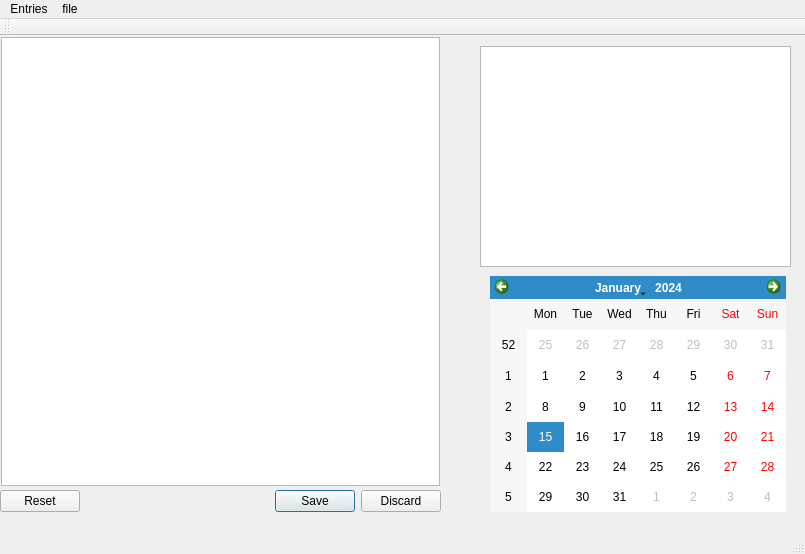
<?xml version="1.0" encoding="UTF-8"?>
<ui version="4.0">
 <class>MainWindow</class>
 <widget class="QMainWindow" name="MainWindow">
  <property name="geometry">
   <rect>
    <x>0</x>
    <y>0</y>
    <width>805</width>
    <height>554</height>
   </rect>
  </property>
  <property name="windowTitle">
   <string>MainWindow</string>
  </property>
  <widget class="QWidget" name="centralWidget">
   <widget class="QStackedWidget" name="stackedWidget">
    <property name="geometry">
     <rect>
      <x>-10</x>
      <y>-10</y>
      <width>461</width>
      <height>471</height>
     </rect>
    </property>
    <property name="currentIndex">
     <number>0</number>
    </property>
    <widget class="QWidget" name="listpage">
     <layout class="QGridLayout" name="gridLayout">
      <item row="0" column="0">
       <widget class="QListWidget" name="listWidget"/>
      </item>
     </layout>
    </widget>
    <widget class="QWidget" name="detailpage">
     <layout class="QGridLayout" name="gridLayout_3">
      <item row="7" column="2">
       <widget class="QPushButton" name="Button2">
        <property name="text">
         <string>Add a day </string>
        </property>
       </widget>
      </item>
      <item row="3" column="0">
       <widget class="QLabel" name="datelabel">
        <property name="text">
         <string> Date</string>
        </property>
       </widget>
      </item>
      <item row="1" column="0">
       <widget class="QLabel" name="themelabel">
        <property name="text">
         <string>Theme</string>
        </property>
       </widget>
      </item>
      <item row="8" column="0" colspan="2">
       <widget class="QLabel" name="assignmentlabel">
        <property name="text">
         <string>Assignment</string>
        </property>
       </widget>
      </item>
      <item row="8" column="2">
       <widget class="QPlainTextEdit" name="assignmentEdit"/>
      </item>
      <item row="1" column="2">
       <widget class="QLineEdit" name="themeEdit"/>
      </item>
      <item row="0" column="0">
       <widget class="QLabel" name="classeslabel">
        <property name="text">
         <string>Name</string>
        </property>
       </widget>
      </item>
      <item row="0" column="2">
       <widget class="QLineEdit" name="nameEdit"/>
      </item>
      <item row="6" column="2">
       <widget class="QPushButton" name="Button1">
        <property name="text">
         <string>Add a week</string>
        </property>
       </widget>
      </item>
      <item row="3" column="2">
       <widget class="QDateEdit" name="expirationdateEdit"/>
      </item>
     </layout>
    </widget>
   </widget>
   <widget class="QTextEdit" name="textEdit">
    <property name="geometry">
     <rect>
      <x>480</x>
      <y>10</y>
      <width>311</width>
      <height>221</height>
     </rect>
    </property>
   </widget>
   <widget class="QCalendarWidget" name="calendarWidget">
    <property name="geometry">
     <rect>
      <x>490</x>
      <y>240</y>
      <width>296</width>
      <height>236</height>
     </rect>
    </property>
   </widget>
   <widget class="QDialogButtonBox" name="buttonBox">
    <property name="geometry">
     <rect>
      <x>0</x>
      <y>450</y>
      <width>441</width>
      <height>31</height>
     </rect>
    </property>
    <property name="standardButtons">
     <set>QDialogButtonBox::Discard|QDialogButtonBox::Reset|QDialogButtonBox::Save</set>
    </property>
   </widget>
  </widget>
  <widget class="QMenuBar" name="menuBar">
   <property name="geometry">
    <rect>
     <x>0</x>
     <y>0</y>
     <width>805</width>
     <height>26</height>
    </rect>
   </property>
   <widget class="QMenu" name="menuEntries">
    <property name="title">
     <string>Entries</string>
    </property>
    <addaction name="actionAdd"/>
    <addaction name="actionEdit"/>
    <addaction name="actionRemove"/>
   </widget>
   <widget class="QMenu" name="menuFile">
    <property name="title">
     <string>file</string>
    </property>
    <addaction name="actionNew"/>
    <addaction name="actionOpen"/>
   </widget>
   <addaction name="menuEntries"/>
   <addaction name="menuFile"/>
  </widget>
  <widget class="QToolBar" name="mainToolBar">
   <attribute name="toolBarArea">
    <enum>TopToolBarArea</enum>
   </attribute>
   <attribute name="toolBarBreak">
    <bool>false</bool>
   </attribute>
  </widget>
  <widget class="QStatusBar" name="statusBar"/>
  <action name="actionAdd">
   <property name="text">
    <string>Add</string>
   </property>
  </action>
  <action name="actionEdit">
   <property name="text">
    <string>Edit</string>
   </property>
  </action>
  <action name="actionRemove">
   <property name="text">
    <string>Remove</string>
   </property>
  </action>
  <action name="actionNew">
   <property name="text">
    <string>new</string>
   </property>
  </action>
  <action name="actionOpen">
   <property name="text">
    <string>open</string>
   </property>
  </action>
 </widget>
 <layoutdefault spacing="6" margin="11"/>
 <resources/>
 <connections/>
</ui>
